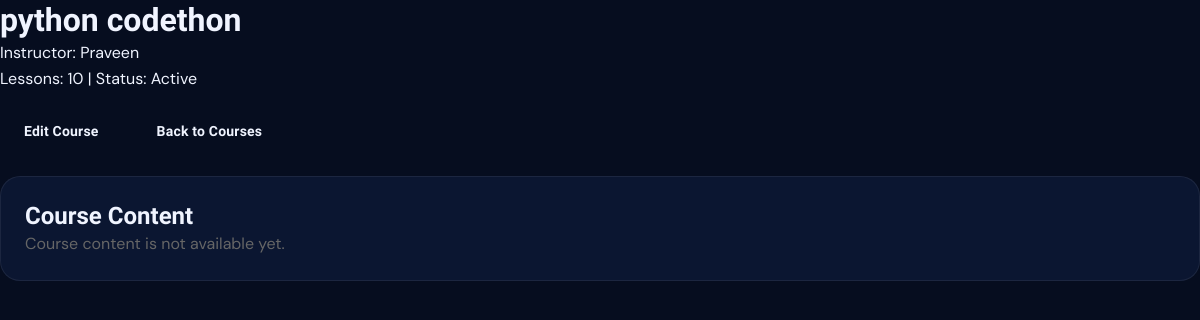
The app's page /course/1/ with its own data.
### accounts/models.py (models this page shows, shortened)
class Course(models.Model):
    title      = models.CharField(max_length=200)
    instructor = models.CharField(max_length=100)
    students   = models.IntegerField(default=0)
    lessons    = models.IntegerField(default=0)
    completed  = models.IntegerField(default=0)  # completed lessons
    status     = models.CharField(max_length=20, default='active')
    content    = models.TextField(blank=True, null=True)
    pdf        = models.FileField(upload_to='course_pdfs/', blank=True, null=True)

### accounts/views.py (the view)
# urls.py: path('course/<int:course_id>/', views.course_detail, name='course_detail'),
def course_detail(request, course_id):
    course = get_object_or_404(Course, pk=course_id)
    return render(request, 'course_detail.html', {
        'course': course,
    })

### templates/course_detail.html (shortened to what this page needs)
{% load static %}
<!DOCTYPE html>
<html lang="en">
<head>
  <link rel="stylesheet" href="{% static 'css/style.css' %}" />
</head>
<body>
  <div class="page-shell">
    <header class="page-header">
      <h1>{{ course.title }}</h1>
      <p>Instructor: {{ course.instructor }}</p>
      <p>Lessons: {{ course.lessons }} | Status: {{ course.status|capfirst }}</p>
      <div style="margin-top: 16px; display:flex; gap:10px;">
        <a href="{% url 'course_edit' course.id %}" class="btn">Edit Course</a>
        <a href="{% url 'courses' %}" class="btn">Back to Courses</a>
      </div>
    </header>
    <section class="panel" style="margin-top:20px;">
      <h2>Course Content</h2>
      {% if course.content %}
        <div style="white-space: pre-wrap; margin-top: 12px; line-height: 1.6; color: #333;">
          {{ course.content }}
        </div>
      {% else %}
        <p style="color: #666;">Course content is not available yet.</p>
      {% endif %}
    </section>
  </div>
</body>
</html>

### static/css/style.css (style rules this page uses)
:root { --navy-950: #060d1f; --navy-900: #0b1631; --navy-800: #112044; --navy-700: #1a3160; --navy-600: #1e3a8a; --slate-400: #94a3b8; --slate-300: #cbd5e1; --slate-200: #e2e8f0; --slate-100: #f1f5f9; --slate-50: #f8fafc; --amber-400: #fbbf24; --amber-500: #f59e0b; --amber-600: #d97706; --emerald-400: #34d399; --emerald-500: #10b981; --rose-400: #fb7185; --sky-400: #38bdf8; --white: #ffffff; --bg-page: var(--navy-950); --bg-card: var(--navy-900); --bg-surface: var(--navy-800); --border: rgba(255,255,255,0.07); --border-hover: rgba(255,255,255,0.15); --text-primary: #f0f4ff; --text-secondary: var(--slate-400); --text-muted: rgba(148,163,184,0.6); --accent: var(--amber-400); --accent-glow: rgba(251,191,36,0.18); --accent-dark: var(--amber-600); --r-sm: 8px; --r-md: 14px; --r-lg: 20px; --r-xl: 28px; --shadow-card: 0 4px 24px rgba(0,0,0,0.4), 0 1px 3px rgba(0,0,0,0.3); --shadow-glow: 0 0 40px rgba(251,191,36,0.12); --shadow-btn: 0 4px 16px rgba(251,191,36,0.3); --sidebar-w: 260px; --topbar-h: 64px; --ease: cubic-bezier(0.4, 0, 0.2, 1); }
*, *::before, *::after { box-sizing: border-box; margin: 0; padding: 0; }
html { font-size: 16px; -webkit-font-smoothing: antialiased; }
body { font-family: 'DM Sans', sans-serif; background: var(--bg-page); color: var(--text-primary); line-height: 1.6; min-height: 100vh; }
a { color: inherit; text-decoration: none; }
h1, h2, h3, h4, h5 { font-family: 'Sora', sans-serif; font-weight: 700; line-height: 1.25; }
.btn { display: inline-flex; align-items: center; justify-content: center; gap: 8px; padding: 13px 24px; font-family: 'Sora', sans-serif; font-size: 14px; font-weight: 600; border-radius: var(--r-md); border: none; cursor: pointer; transition: all 0.25s var(--ease); position: relative; overflow: hidden; letter-spacing: 0.2px; }
.btn::after { content: ''; position: absolute; inset: 0; background: rgba(255,255,255,0); transition: background 0.2s; }
.panel { background: var(--bg-card); border: 1px solid var(--border); border-radius: var(--r-lg); padding: 24px; animation: fadeUp 0.5s var(--ease) 0.25s both; }

### records on screen
Course: title "python codethon", instructor "Praveen", lessons "10", status "Active"
